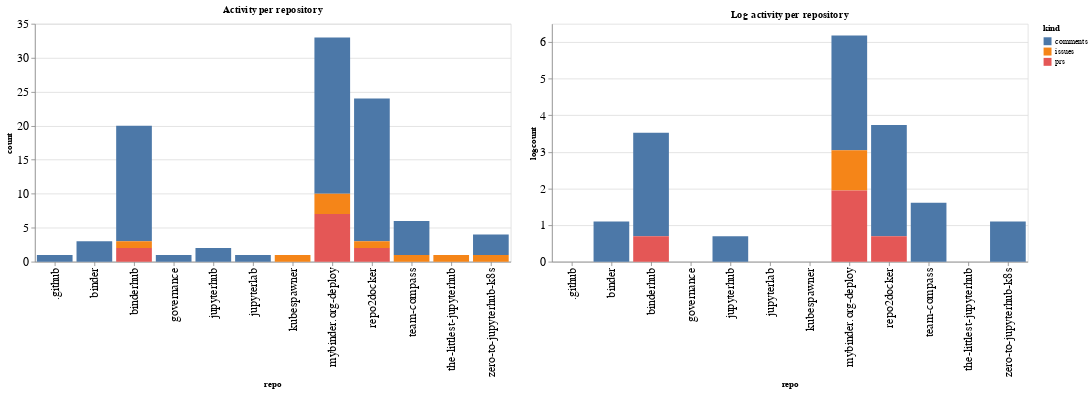

Notebook cell for this chart:
### Code cell
ch1 = alt.Chart(repo_summaries, width=600, title="Activity per repository").mark_bar().encode(
    x='repo',
    y='count',
    color='kind',
    tooltip="kind"
)

ch2 = alt.Chart(repo_summaries, width=600, title="Log activity per repository").mark_bar().encode(
    x='repo',
    y='logcount',
    color='kind',
    tooltip="kind"
)

ch1 | ch2

### Figure 1 — Vega-Lite specification as saved in the notebook (floating-point values rounded to 4 significant figures)
{"config": {"axisLeft": {"labelFontSize": 15}, "axisBottom": {"labelFontSize": 15}}, "hconcat": [{"mark": "bar", "encoding": {"color": {"type": "nominal", "field": "kind"}, "tooltip": {"type": "nominal", "field": "kind"}, "x": {"type": "nominal", "field": "repo"}, "y": {"type": "quantitative", "field": "count"}}, "title": "Activity per repository", "width": 600}, {"mark": "bar", "encoding": {"color": {"type": "nominal", "field": "kind"}, "tooltip": {"type": "nominal", "field": "kind"}, "x": {"type": "nominal", "field": "repo"}, "y": {"type": "quantitative", "field": "logcount"}}, "title": "Log activity per repository", "width": 600}], "data": {"name": "data-fca916f493e88cb4b2ab09c87038c30a"}, "$schema": "https://vega.github.io/schema/vega-lite/v4.8.1.json", "datasets": {"data-fca916f493e88cb4b2ab09c87038c30a": [{"repo": ".github", "kind": "comments", "count": 1, "logcount": 0.0}, {"repo": "binder", "kind": "comments", "count": 3, "logcount": 1.099}, {"repo": "binderhub", "kind": "comments", "count": 17, "logcount": 2.833}, {"repo": "binderhub", "kind": "issues", "count": 1, "logcount": 0.0}, {"repo": "binderhub", "kind": "prs", "count": 2, "logcount": 0.6931}, {"repo": "governance", "kind": "comments", "count": 1, "logcount": 0.0}, {"repo": "jupyterhub", "kind": "comments", "count": 2, "logcount": 0.6931}, {"repo": "jupyterlab", "kind": "comments", "count": 1, "logcount": 0.0}, {"repo": "kubespawner", "kind": "issues", "count": 1, "logcount": 0.0}, {"repo": "mybinder.org-deploy", "kind": "comments", "count": 23, "logcount": 3.135}, {"repo": "mybinder.org-deploy", "kind": "issues", "count": 3, "logcount": 1.099}, {"repo": "mybinder.org-deploy", "kind": "prs", "count": 7, "logcount": 1.946}, {"repo": "repo2docker", "kind": "comments", "count": 21, "logcount": 3.045}, {"repo": "repo2docker", "kind": "issues", "count": 1, "logcount": 0.0}, {"repo": "repo2docker", "kind": "prs", "count": 2, "logcount": 0.6931}, {"repo": "team-compass", "kind": "comments", "count": 5, "logcount": 1.609}, {"repo": "team-compass", "kind": "issues", "count": 1, "logcount": 0.0}, {"repo": "the-littlest-jupyterhub", "kind": "issues", "count": 1, "logcount": 0.0}, {"repo": "zero-to-jupyterhub-k8s", "kind": "comments", "count": 3, "logcount": 1.099}, {"repo": "zero-to-jupyterhub-k8s", "kind": "issues", "count": 1, "logcount": 0.0}]}}
